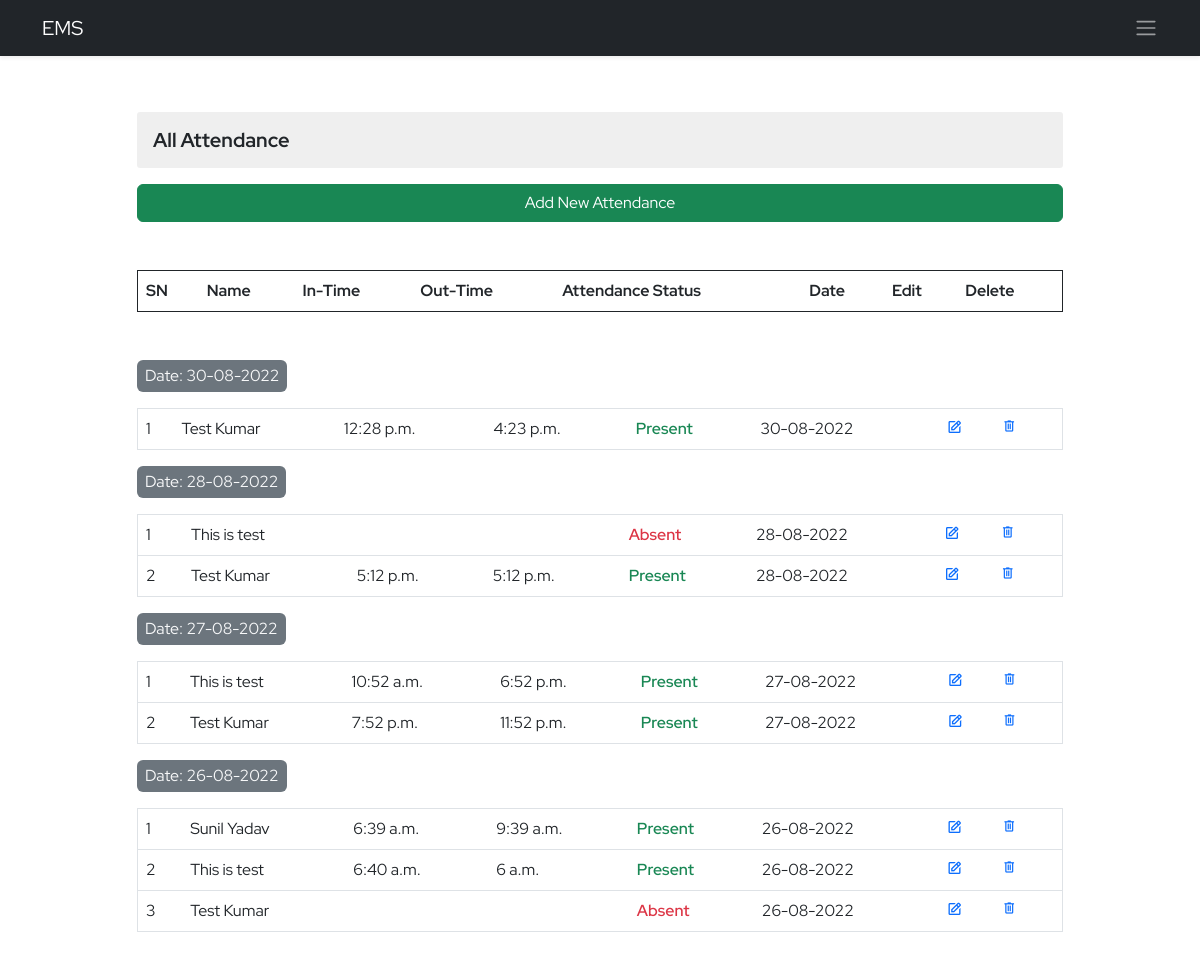
The page /ems/attendance on the database as committed earlier.
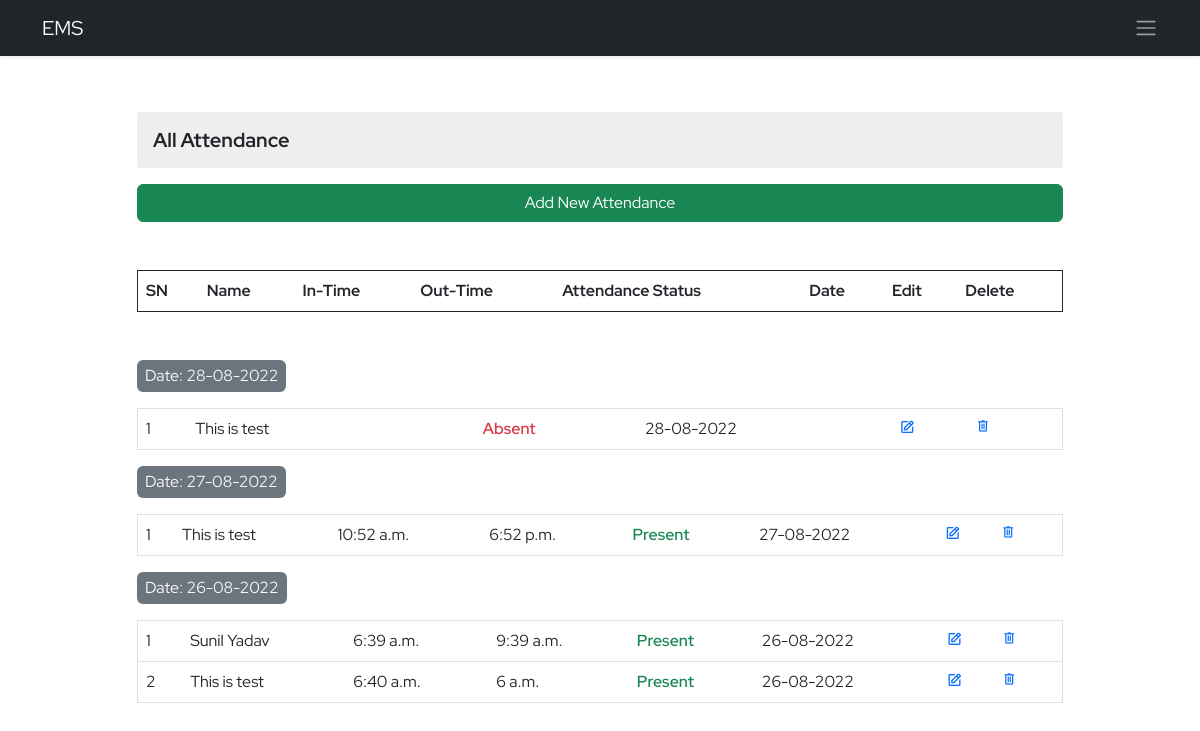
The same page on the database as committed later.
### ems/models.py (models this page shows, shortened)
class Attendance(models.Model):
    employee=models.ForeignKey(Employee,on_delete=models.CASCADE)
    intime=models.TimeField(blank=True, null=True)
    outtime=models.TimeField(blank=True,null=True)
    present=models.BooleanField(default=False)
    date=models.DateField()

class Employee(models.Model):
    empid=models.AutoField(primary_key=True)
    user=models.OneToOneField(User,on_delete=models.CASCADE)
    name=models.CharField(max_length=50)
    father_name=models.CharField(max_length=50)
    dob=models.DateField()
    email=models.EmailField(max_length=100)
    mobile_no=models.IntegerField()
    emergency_mobile_no=models.IntegerField(null=True,blank=True)
    address=models.OneToOneField(Address, on_delete=models.CASCADE,blank=True, null=True,)
    designation=models.CharField(max_length=70)
    role=models.ForeignKey(Role, on_delete=models.SET_NULL,blank=True, null=True,)
    department=models.ForeignKey(Department, on_delete=models.SET_NULL,blank=True, null=True,)
    joining_date=models.DateField()
    status=models.CharField(max_length=15)

### ems/views.py (the view, shortened to what this page needs)
# urls.py: path('attendance',attendance,name='attendance'),
def attendance(request):
    context={}
    try:
        em_list=list()
        attendance_dates=list()
        nested_attendance=list()
        employees=Employee.objects.all()
        attendances_objs=Attendance.objects.all().order_by('-date')
        for attend in attendances_objs:
            if attend.date in attendance_dates:
                pass
            else:
                attendance_dates.append(attend.date)
        for i in attendance_dates:
            obj=Attendance.objects.filter(date=i).order_by('date')
            nested_attendance.append(obj)
        for item in employees:
            if item.status == 'Working':
                em_list.append(item)
        context['employees']=em_list
        context['nested_attendence']=nested_attendance
    except Exception as e:
        print('Attendance Exception ',e)
    return render(request,'ems/attendance.html',context)

### ems/templates/ems/attendance.html (shortened to what this page needs)
{% extends './base.html' %}
{% block body %}
<section class="py-4">
    <div class="container">
        <div class="row d-flex justify-content-center">
            <div class="col-sm-8 col-md-10 my-3 col-12 overflow-auto">
                <h3 class="derpartment-title my-3">All Attendance</h3>
                <div class="d-grid my-2 mb-3">
                    <button type="button"
                        class="btn btn-success float-end" data-bs-toggle="modal" data-bs-target="#exampleModal">
                        Add New Attendance
                    </button>
                </div>
                <table class="table border border-1 border-dark my-5">
                    <tr>
                        <th>SN</th>
                        <th>Name</th>
                        <th>In-Time</th>
                        <th>Out-Time</th>
                        <th>Attendance Status</th>
                        <th class="me-4">Date</th>
                        <th class="me-4">Edit</th>
                        <th class="me-4">Delete</th>
                    </tr>
                </table>
                {% for nest in nested_attendence %}
                <div class="d-flex align-items-center my-2 mb-3 justify-content-between">
                    {% if nest.count == 1 %}
                    <span class="bg-secondary p-1 px-2 rounded text-light">Date: {{nest.0.date| date:"d-m-Y"}}</span>
                    {% else %}
                    <span class="bg-secondary p-1 px-2 rounded text-light">Date: {{nest.0.date| date:"d-m-Y"}}</span>
                    {% endif %}
                </div>
                <table class="table border attendance-table">
                    {% for item in nest %}
                    <tr>
                        <td>{{forloop.counter}}</td>
                        <td>{{item.employee.name}}</td>
                        <td>{{item.intime | time}}</td>
                        <td>{{item.outtime | time}}</td>
                        {% if item.present %}
                        <td class="text-success fw-semibold ">Present</td>
                        {% else %}
                        <td class="text-danger fw-semibold ">Absent</td>
                        {% endif %}
                        <td>{{item.date | date:"d-m-Y"}}</td>
                        <td class="text-primary ">
                            <i class='bx bx-edit'
                                onclick="editAttendance('{{item.employee.name}}','{{item.intime | time:'G'}}','{{item.outtime| time:'G'}}','{{item.present}}','{{item.date| date:'Y-m-d'}}','{{item.id}}')"
                                data-bs-toggle="modal" data-bs-target="#editmodal"></i>
                        </td>
                        <td class="pe-3"><a href="{% url 'ems:attendance-delete' item.id %}" class="attedance-delete"><span class="material-symbols-outlined">
                            </span></a></td>
                    </tr>
                    {% endfor %}
                </table>
                {% endfor %}
            </div>
        </div>
    </div>
</section>
{% endblock body %}

Rows that differ between the two databases and show on the page:
removed Attendance: date "30-08-2022", employee.name "Test Kumar", intime "12:28 p.m.", outtime "4:23 p.m.", present "Present", date "30-08-2022"
removed Attendance: employee.name "Test Kumar", intime "5:12 p.m.", outtime "5:12 p.m.", present "Present", date "28-08-2022"
removed Attendance: employee.name "Test Kumar", intime "7:52 p.m.", outtime "11:52 p.m.", present "Present", date "27-08-2022"
removed Attendance: employee.name "Test Kumar", present "Absent", date "26-08-2022"
Other text that changed with them:
list line gone: "Date:"
new list line: "Date:"
list line gone: "28-08-2022"
new list line: "28-08-2022"
list line gone: "27-08-2022"
new list line: "27-08-2022"
